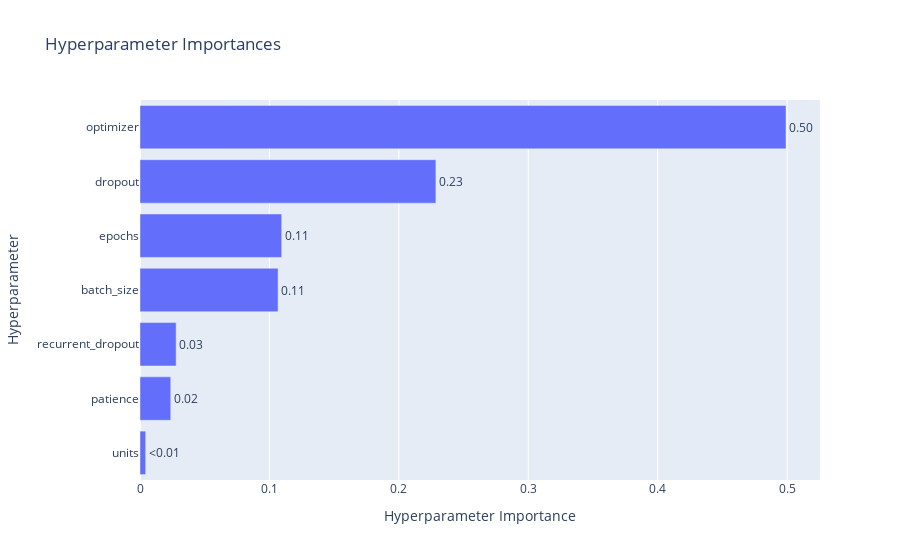

The cell this chart's notebook holds for it:
### Code cell
visualizations['param_importances']

### Figure 1 — Plotly figure (JSON) as saved in the notebook; plotly's stock layout.template omitted (floating-point values rounded to 4 significant figures)
{"data": [{"cliponaxis": false, "hovertemplate": ["units (IntDistribution): 0.004388981995134285<extra></extra>", "patience (IntDistribution): 0.023752093245436572<extra></extra>", "recurrent_dropout (FloatDistribution): 0.027926557142503736<extra></extra>", "batch_size (IntDistribution): 0.10668370856215181<extra></extra>", "epochs (IntDistribution): 0.10948627876332603<extra></extra>", "dropout (FloatDistribution): 0.22863464314522114<extra></extra>", "optimizer (CategoricalDistribution): 0.4991277371462265<extra></extra>"], "name": "Objective Value", "orientation": "h", "text": ["<0.01", "0.02", "0.03", "0.11", "0.11", "0.23", "0.50"], "textposition": "outside", "type": "bar", "x": [0.004389, 0.02375, 0.02793, 0.1067, 0.1095, 0.2286, 0.4991], "y": ["units", "patience", "recurrent_dropout", "batch_size", "epochs", "dropout", "optimizer"]}], "layout": {"title": {"text": "Hyperparameter Importances"}, "xaxis": {"title": {"text": "Hyperparameter Importance"}}, "yaxis": {"title": {"text": "Hyperparameter"}}}}
